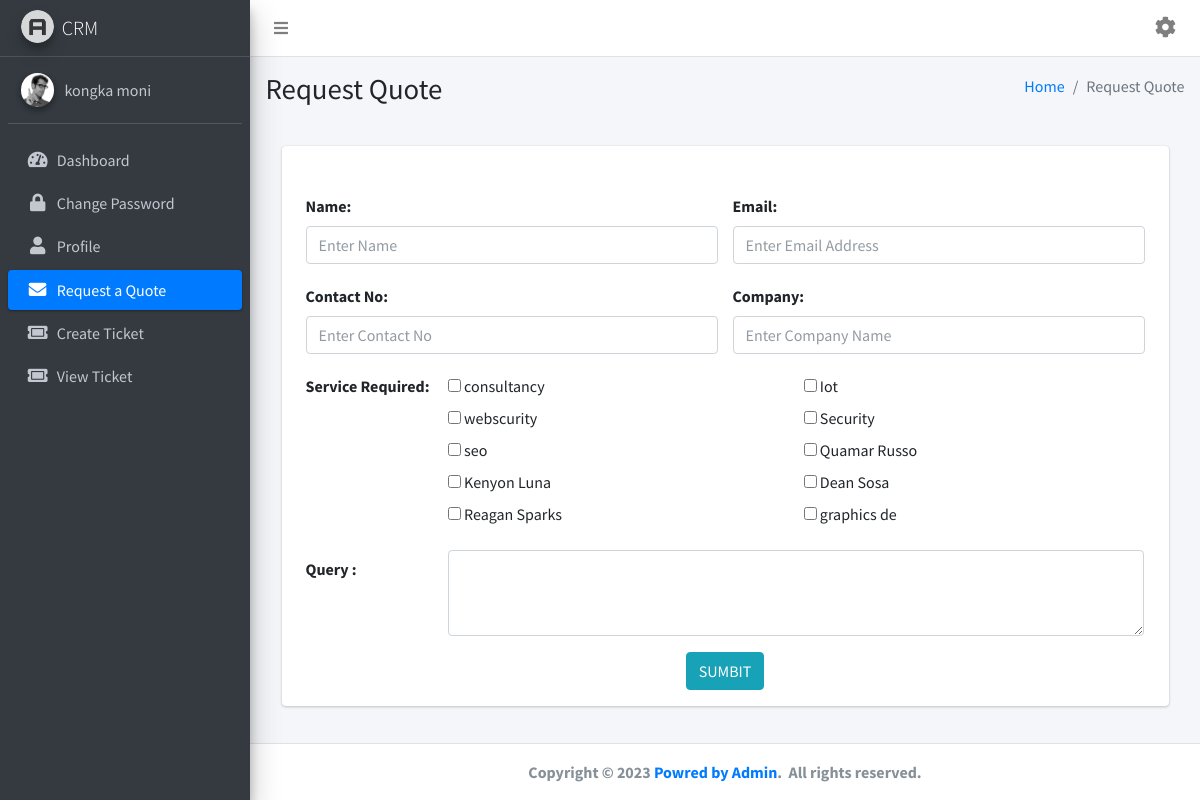
/view/user/request_quote.php (signed in), run on the app's committed database.
### tables this page shows
CREATE TABLE `user` (
  `id` int(11) NOT NULL,
  `name` varchar(255) NOT NULL,
  `email` varchar(255) NOT NULL,
  `password` varchar(255) NOT NULL,
  `mobile` varchar(255) NOT NULL,
  `gender` varchar(255) NOT NULL,
  `address` varchar(255) NOT NULL,
  `status` int(10) NOT NULL
);

CREATE TABLE `services` (
  `id` int(11) NOT NULL,
  `services` varchar(255) NOT NULL
);

### view/user/request_quote.php (the view, shortened to what this page needs)
<?php
require_once "../../config/connection.php";
?>
<section class="content">
  <div class="container-fluid">
    <div class="card card-light m-3 px-4">
      <form action="../../function/user/request_quote.php" method="post">
        <div class="row mt-5 mb-1">
          <div class="col-sm-6">
            <div class="form-group">
              <label>Name:</label>
              <input type="text" name="name" class="form-control" placeholder="Enter Name" required>
            </div>
          </div>
          <div class="col-sm-6">
            <div class="form-group">
              <label>Email: </label>
              <input type="text" name="email" class="form-control" placeholder="Enter Email Address" required>
            </div>
          </div>
        </div>
        <div class="row my-1">
          <div class="col-sm-6">
            <div class="form-group">
              <label>Contact No:</label>
              <input type="text" name="contactno" class="form-control" placeholder="Enter Contact No" required>
            </div>
          </div>
          <div class="col-sm-6">
            <div class="form-group">
              <label>Company: </label>
              <input type="text" name="company" class="form-control" placeholder="Enter Company Name" required>
            </div>
          </div>
        </div>
        <div class="form-group row" id="checkboxContainer">
          <div class="col-md-2">
            <label>Service Required: </label>
          </div>
          <div class="col-md-10">
              <?php
               $counter = 0;
              $get_services_query =mysqli_query($con, "SELECT * FROM `services` ");
              while($row = mysqli_fetch_assoc($get_services_query)){
               if ($counter % 2 == 0 || $counter == 0) {
                echo '<div class="row">';
              }  ?>
            <div class="col-md-6">
              <label for="<?= $row['services'] ?>" class="font-weight-normal">
                <input type="checkbox" class="font-weight-normal" id="<?= $row['services'] ?>" name="service[]" value="<?= $row['services'] ?>" > <?= $row['services'] ?>
              </label>
            </div>
            <?php
              if ($counter % 2 != 0) {
                 echo '</div>';
               } ?>
           <?php $counter++; } ?>
         </div>
        </div>
        <div class="form-group row">
          <label for="query" class="col-sm-2 col-form-label">Query :</label>
          <div class="col-sm-10">
            <textarea class="form-control" id="query" rows="3" name="query" required></textarea>
          </div>
        </div>
        <div class="form-group d-flex justify-content-center">
          <button type="submit" class="btn btn-info" name="quote_submit">SUMBIT</button>
        </div>
       </div>
  </div>
  </div>
<?php
require_once "master.php";
?>

### view/includes/user/asidebar.php (shortened to what this page needs)
<?php
$user_email =  $_SESSION['user_email'] ;
require_once "../../config/connection.php";
$select_userdata_query = "SELECT * FROM `user` WHERE `email` = '$user_email'";
$select_userdata_query_run = mysqli_query($con, $select_userdata_query);
$row = mysqli_fetch_assoc($select_userdata_query_run);
?>
 <aside class="main-sidebar sidebar-dark-primary elevation-4">
      <a href="dashboard.php" class="brand-link">
        <img src="../../assets/dist/img/AdminLTELogo.png" alt="AdminLTE Logo" class="brand-image img-circle elevation-3" style="opacity: .8">
        <span class="brand-text font-weight-light">CRM</span>
      </a>
      <div class="sidebar">
        <div class="user-panel mt-3 pb-3 mb-3 d-flex">
          <div class="image">
            <img src="../../assets/dist/img/user2-160x160.jpg" class="img-circle elevation-2" alt="User Image">
          </div>
          <div class="info">
            <a href="#" class="d-block"><?=$row['name'] ?></a>
          </div>
        </div>
        <nav class="mt-2">
          <ul class="nav nav-pills nav-sidebar flex-column" data-widget="treeview" role="menu" data-accordion="false">
            <li class="nav-item">
              <a href="dashboard.php" class="nav-link <?= activeMenu('dashboard.php') ?>">
                <i class="nav-icon fas fa-tachometer-alt"></i>
                <p>
                  Dashboard
                </p>
              </a>
            </li>
            <li class="nav-item">
              <a href="change_password.php" class="nav-link <?= activeMenu('change_password.php') ?>">
                <i class="nav-icon fas fa-lock"></i>
                <p>
                  Change Password
                </p>
              </a>
            </li>
            <li class="nav-item">
              <a href="profile.php" class="nav-link <?= activeMenu('profile.php') ?>">
                <i class="nav-icon fas fa-user"></i>
                <p>
                  Profile
                </p>
              </a>
            </li>
            <li class="nav-item">
              <a href="request_quote.php" class="nav-link <?= activeMenu('request_quote.php') ?>">
                <i class="nav-icon fas fa-envelope"></i>
                <p>
                 Request a Quote
                </p>
              </a>
            </li>
            <li class="nav-item">
              <a href="create_ticket.php" class="nav-link <?= activeMenu('create_ticket.php') ?>">
                <i class="nav-icon fas fa-ticket-alt"></i>
                <p>
                 Create Ticket
                </p>
              </a>
            </li>
            <li class="nav-item">
              <a href="view_ticket.php" class="nav-link <?= activeMenu('view_ticket.php') ?>">
                <i class="nav-icon fas fa-ticket-alt"></i>
                <p>
                  View Ticket
                </p>
              </a>
            </li>
          </ul>
        </nav>
      </div>
    </aside>
<?php
function activeMenu($parameater){
  $urlParts = explode('/', $_SERVER['PHP_SELF']);
  $currentPage = end($urlParts);
  if ($parameater == $currentPage) {
      return "active";
  }
}
?>

### data on the page
user: name "kongka moni"
services: services "consultancy"
services: services "Iot"
services: services "webscurity"
services: services "Security"
services: services "seo"
services: services "Quamar Russo"
services: services "Kenyon Luna"
services: services "Dean Sosa"
services: services "Reagan Sparks"
services: services "graphics de"

### other printed values
$pageTitle "Request Quote"
